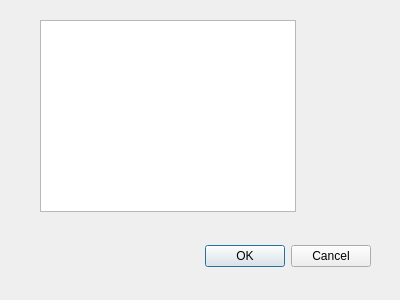
<?xml version="1.0" encoding="UTF-8"?>
<ui version="4.0">
 <class>ComplexeDialogBase</class>
 <widget class="QDialog" name="ComplexeDialogBase">
  <property name="geometry">
   <rect>
    <x>0</x>
    <y>0</y>
    <width>400</width>
    <height>300</height>
   </rect>
  </property>
  <property name="windowTitle">
   <string/>
  </property>
  <property name="windowIcon">
   <iconset>
    <normaloff>icons/icon_principal.PNG</normaloff>icons/icon_principal.PNG</iconset>
  </property>
  <widget class="QDialogButtonBox" name="button_box">
   <property name="geometry">
    <rect>
     <x>30</x>
     <y>240</y>
     <width>341</width>
     <height>32</height>
    </rect>
   </property>
   <property name="orientation">
    <enum>Qt::Horizontal</enum>
   </property>
   <property name="standardButtons">
    <set>QDialogButtonBox::Cancel|QDialogButtonBox::Ok</set>
   </property>
  </widget>
  <widget class="QTableWidget" name="tableWidget">
   <property name="geometry">
    <rect>
     <x>40</x>
     <y>20</y>
     <width>256</width>
     <height>192</height>
    </rect>
   </property>
  </widget>
 </widget>
 <resources/>
 <connections>
  <connection>
   <sender>button_box</sender>
   <signal>accepted()</signal>
   <receiver>ComplexeDialogBase</receiver>
   <slot>accept()</slot>
   <hints>
    <hint type="sourcelabel">
     <x>20</x>
     <y>20</y>
    </hint>
    <hint type="destinationlabel">
     <x>20</x>
     <y>20</y>
    </hint>
   </hints>
  </connection>
  <connection>
   <sender>button_box</sender>
   <signal>rejected()</signal>
   <receiver>ComplexeDialogBase</receiver>
   <slot>reject()</slot>
   <hints>
    <hint type="sourcelabel">
     <x>20</x>
     <y>20</y>
    </hint>
    <hint type="destinationlabel">
     <x>20</x>
     <y>20</y>
    </hint>
   </hints>
  </connection>
 </connections>
</ui>
